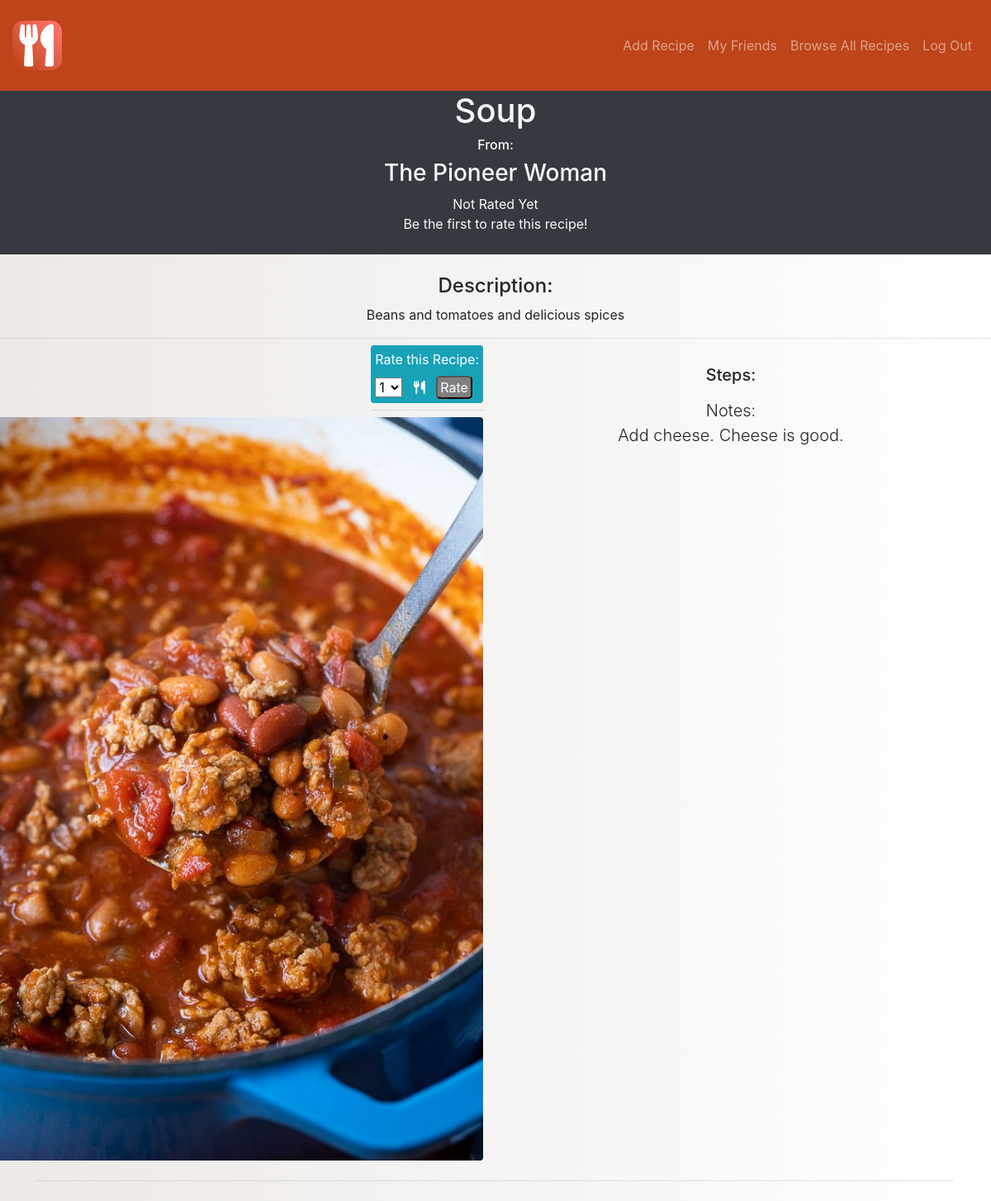
/recipe/2, run on an earlier commit of the app's database.
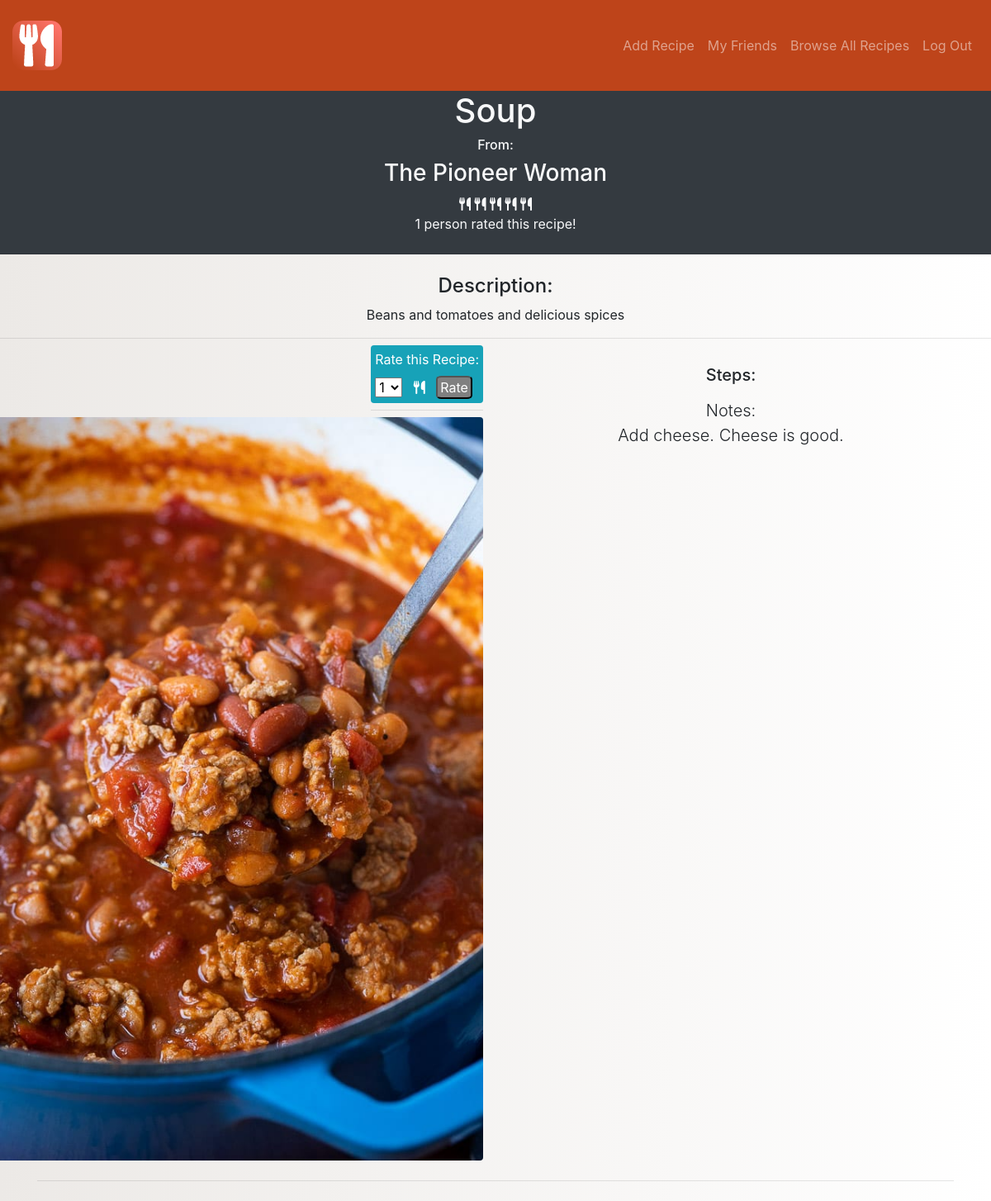
And on a later commit of the database.
### recipe_db/models.py (models this page shows)
class Recipe(models.Model):
    title = models.CharField(max_length=100)
    description = models.CharField(max_length=255)
    book = models.ForeignKey(Book, related_name="recipes", on_delete=models.CASCADE)
    rating = models.IntegerField(default=0, editable=True)
    forks = models.IntegerField(default=0, editable=True)
    count = models.IntegerField(default=0, editable=True)
    rated_by = models.ManyToManyField(User, related_name = "raters")
    notes = models.TextField()
    photo = models.FileField(upload_to="images", null=True, blank=True)
    poster = models.ForeignKey(User, related_name="posted_recipes", on_delete=models.CASCADE)
    objects = RecipeManager()
    created_at = models.DateTimeField(auto_now_add=True)
    updated_at = models.DateTimeField(auto_now=True)

class Book(models.Model):
    title = models.CharField(max_length=100)
    created_at = models.DateTimeField(auto_now_add=True)
    updated_at = models.DateTimeField(auto_now=True)

### recipe_db/views.py (the view)
# urls.py: path('recipe/<int:id>', views.recipe_page),
def recipe_page(request, id):
    steps = Step.objects.filter(recipe_id=id)
    context = {
        'all_steps' : steps,
        'curr_recipe': Recipe.objects.get(id=id)
    }
    return render(request, 'recipe_page.html', context)

### recipe_db/templates/recipe_page.html (shortened to what the changed rows need)
<!DOCTYPE html>
<html lang="en">
<head>
    <link rel="stylesheet" href="https://stackpath.bootstrapcdn.com/bootstrap/4.5.0/css/bootstrap.min.css"
>
    {% load static %}
    <link rel="stylesheet" href="{% static 'css/recipe.css' %}">
</head>
<body>
        <nav class="navbar navbar-expand-md navbar-dark sticky-top" id="header">
            <div class="container-fluid">
                <h2 class=""><a class="navbar-brand" href="/profile/{{request.session.id}}">{{request.session.user}}</a></h2>
            </div>
        </nav>
        <div class="content">
            <div class="text-center bg-dark text-light" id="imgbgd">
                <h1 class="text-center">{{curr_recipe.title}}</h1>
                <h6>From:</h6>
                <h3><a class="text-light" href="/book/{{curr_recipe.book.id}}">{{curr_recipe.book.title}}</a></h3>
                    {% if curr_recipe.forks == 1 %}
                    <td><i class="fas fa-utensils"></i></td>
                    {% elif curr_recipe.forks == 2 %}
                    <td><i class="fas fa-utensils"></i> <i class="fas fa-utensils"></i></td>
                    {% elif curr_recipe.forks == 3 %}
                    <td><i class="fas fa-utensils"></i> <i class="fas fa-utensils"></i> <i class="fas fa-utensils"></i>
                    </td>
                    {% elif curr_recipe.forks == 4 %}
                    <td><i class="fas fa-utensils"></i> <i class="fas fa-utensils"></i> <i class="fas fa-utensils"></i>
                        <i class="fas fa-utensils"></i></td>
                    {% elif curr_recipe.forks == 5 %}
                    <td><i class="fas fa-utensils"></i> <i class="fas fa-utensils"></i> <i class="fas fa-utensils"></i>
                        <i class="fas fa-utensils"></i> <i class="fas fa-utensils"></i></td>
                    {% else %}
                    <td>Not Rated Yet</td>
                    {% endif %}
                <br>
                {% if curr_recipe.rated_by.count == 0 %}
                <td>Be the first to rate this recipe!</td>
                {% elif curr_recipe.rated_by.count == 1 %}
                <td>{{curr_recipe.rated_by.count}} person rated this recipe!</td>
                {% else %}
                <td>{{curr_recipe.rated_by.count}} people have rated this recipe!</td>
                {% endif %}
            <hr class="my-4">
            </div>
            <div class="text-center">
            <h4>Description: </h4>
            <p>{{curr_recipe.description}}</p>
            <hr class="my-2">
        </div>
            </div>
            <div class="container padding">
                <div class="row padding">
                    <div class="col-sm-12 col-md-10 col-lg-6">
                        <div class="float-right">
                            {% if request.session.id == curr_recipe.poster.id %}
                            {% else %}
                            <div >
                            </div>
                            {% endif %}
                            <hr class="my-2">
                        </div>
                        <img id="food" width="600px" class="rounded float-right" src="{{curr_recipe.photo}}" alt="{{curr_recipe.title}}">
                    </div>
                    <div class="col-sm-12 col-md-10 col-lg-6">
                        <br>
                        <div id="notes" class="text-center">
                            <p class="lead">Notes: <br>{{curr_recipe.notes}}</p>
                        </div>
                    </div>
                </div>
            </div>
</body>
</html>

What changed in the data, as far as the page shows it:
changed Recipe "Soup": forks 0 → 5 (drawn); rated_by.count (not shown) → "1"
Also different on the page:
text no longer shown: "Not Rated Yet Be the first to rate this recipe!"
text now shown: "person rated this recipe!"
